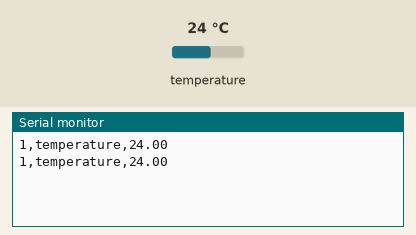
Recording of a sketch running on a simulated Arduino Uno, built with avr-gcc and run on an emulated ATmega328P. Parts: the last lines printed to the serial monitor. The test bench sets the inputs (shaded band); at power-on: temperature 24 °C.

Above: at 4.1 s.
4.2 s: temperature set to 12 °C
At 5.9 s:
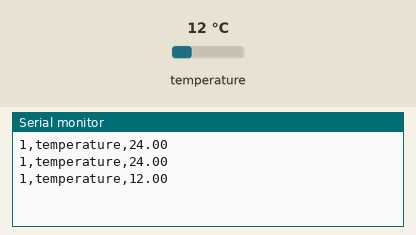
7.4 s: temperature set to 19 °C
At 8.3 s:
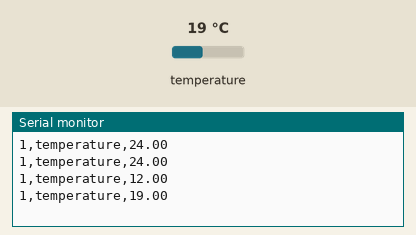
Timing chart, 0 to 10.4 s (numbered marks = the images above; inputs shaded):
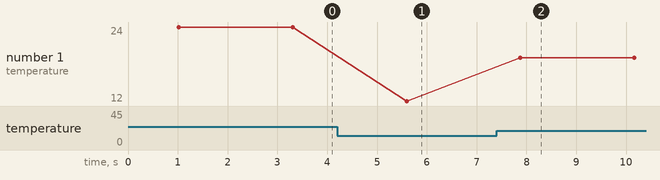

Measured:
- after the input at 4.2 s, the serial monitor: prints a new line after 1.4 s (image 1)
- after the input at 7.4 s, the serial monitor: prints a new line after 0.48 s (image 2)
- plotted number 1: 24 → 12 after the input at 4.2 s, 12 → 19 after the input at 7.4 s

The sketch:

thermo.ino
```cpp
#include <OneWire.h>

/* DS18S20 Temperature chip i/o */

OneWire  ds(2);  // on pin 2

void setup(void) {
  Serial.begin(9600);
}

void loop(void) {
  byte i;
  byte present = 0;
  byte data[12];
  byte addr[8];

  if ( !ds.search(addr)) {
    //Serial.print("No more addresses.\n");
    ds.reset_search();
    delay(250);
    return;
  }

  //Serial.print("R= ");
  //for( i = 0; i < 8; i++) {
  //  Serial.print(addr[i], HEX);
  //  Serial.print(" ");
  //}

  if ( OneWire::crc8( addr, 7) != addr[7]) {
      //Serial.print("CRC is not valid!\n");
      return;
  }

  //if ( addr[0] != 0x10) {
  //    Serial.print("Device is not a DS18S20 family device.\n");
  //    return;
  //}

  // The DallasTemperature library can do all this work for you!

  ds.reset();
  ds.select(addr);
  ds.write(0x44,0);         // start conversion, with parasite power on at the end

  delay(1000);     // maybe 750ms is enough, maybe not
  // we might do a ds.depower() here, but the reset will take care of it.

  present = ds.reset();
  ds.select(addr);
  ds.write(0xBE);         // Read Scratchpad

  //Serial.print("| P= ");
  //Serial.print(present,HEX);
  //Serial.print(" | ");
  //Serial.print("D= ");
  for ( i = 0; i < 9; i++) {           // we need 9 bytes
    data[i] = ds.read();
  //  Serial.print(data[i], HEX);
  //  Serial.print(" ");
  }
  //Serial.print(" | CRC=");
  //Serial.print( OneWire::crc8( data, 8), HEX);
  //Serial.println();
  Serial.print("1,temperature,");
  Serial.print(( (data[1] << 8) + data[0] )*0.0625);
  Serial.println();
  delay(1000);
}
```
